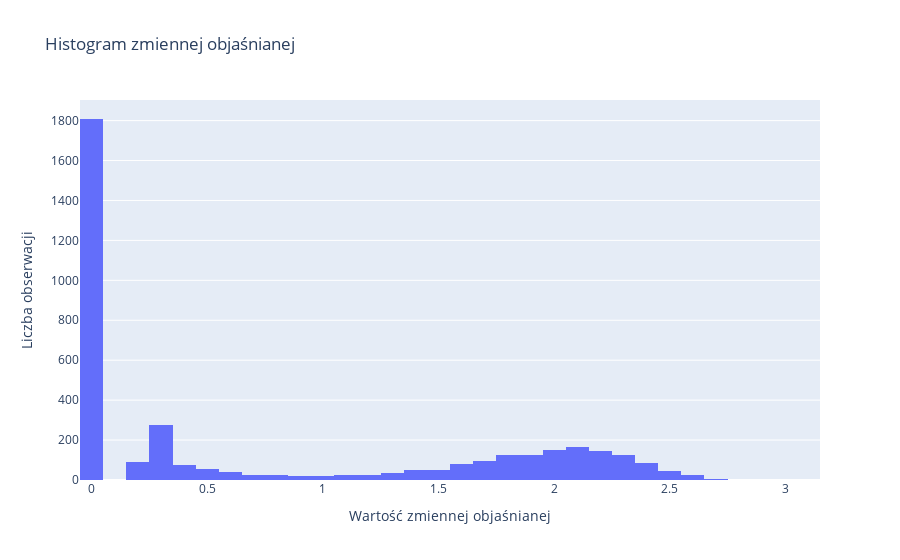

The notebook cell saved with this chart:
### Markdown cell above
Wnioski:
-  Średnia: Wartość średnia wynosi około 0.770766

- Odchylenie standardowe: Odchylenie standardowe wynoszące około 0.926976 wskazuje na pewną zmienność w danych, ale nie jest ona ekstremalnie wysoka.

- Mediana: Mediana na poziomie 0.249925 sugeruje, że połowa obserwacji ma wartość zmiennej Expected mniejszą niż 0.25.

### Code cell
fig = px.histogram(y, x='Expected', nbins=50, title='Histogram zmiennej objaśnianej')
fig.update_layout(xaxis_title='Wartość zmiennej objaśnianej', yaxis_title='Liczba obserwacji')
fig.show()

### Figure 1 — Plotly figure (JSON) as saved in the notebook; plotly's stock layout.template omitted (floating-point values rounded to 4 significant figures; data arrays with more than 128 entries replaced by an {"elided": "..."} marker saying what was removed)
{"data": [{"alignmentgroup": "True", "bingroup": "x", "hovertemplate": "Expected=%{x}<br>count=%{y}<extra></extra>", "legendgroup": "", "marker": {"color": "#636efa", "pattern": {"shape": ""}}, "name": "", "nbinsx": 50, "offsetgroup": "", "orientation": "v", "showlegend": false, "type": "histogram", "x": {"elided": "3794 float values"}, "xaxis": "x", "yaxis": "y"}], "layout": {"barmode": "relative", "legend": {"tracegroupgap": 0}, "title": {"text": "Histogram zmiennej objaśnianej"}, "xaxis": {"anchor": "y", "domain": [0, 1], "title": {"text": "Wartość zmiennej objaśnianej"}}, "yaxis": {"anchor": "x", "domain": [0, 1], "title": {"text": "Liczba obserwacji"}}}}
